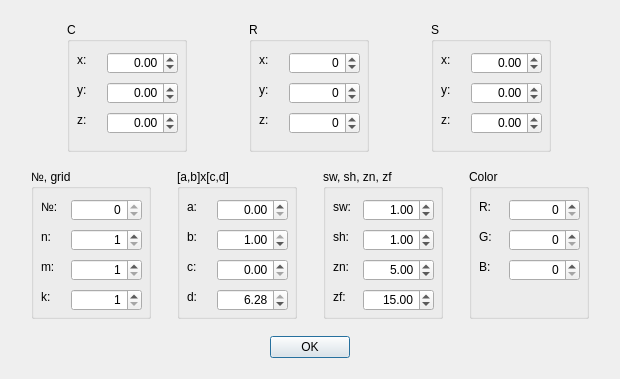
<?xml version="1.0" encoding="UTF-8"?>
<ui version="4.0">
 <class>Parameters2</class>
 <widget class="QDialog" name="Parameters2">
  <property name="geometry">
   <rect>
    <x>0</x>
    <y>0</y>
    <width>620</width>
    <height>379</height>
   </rect>
  </property>
  <property name="windowTitle">
   <string>Set parameters</string>
  </property>
  <widget class="QWidget" name="content" native="true">
   <property name="geometry">
    <rect>
     <x>0</x>
     <y>0</y>
     <width>620</width>
     <height>381</height>
    </rect>
   </property>
   <property name="sizePolicy">
    <sizepolicy hsizetype="Maximum" vsizetype="Maximum">
     <horstretch>0</horstretch>
     <verstretch>0</verstretch>
    </sizepolicy>
   </property>
   <property name="minimumSize">
    <size>
     <width>0</width>
     <height>0</height>
    </size>
   </property>
   <layout class="QVBoxLayout" name="verticalLayout">
    <property name="spacing">
     <number>5</number>
    </property>
    <property name="leftMargin">
     <number>10</number>
    </property>
    <property name="topMargin">
     <number>10</number>
    </property>
    <property name="rightMargin">
     <number>10</number>
    </property>
    <property name="bottomMargin">
     <number>10</number>
    </property>
    <item>
     <layout class="QHBoxLayout" name="horizontalLayout_2">
      <item>
       <widget class="QGroupBox" name="groupBox_6">
        <property name="sizePolicy">
         <sizepolicy hsizetype="Fixed" vsizetype="Fixed">
          <horstretch>0</horstretch>
          <verstretch>0</verstretch>
         </sizepolicy>
        </property>
        <property name="minimumSize">
         <size>
          <width>120</width>
          <height>130</height>
         </size>
        </property>
        <property name="title">
         <string>C</string>
        </property>
        <widget class="QLabel" name="label_16">
         <property name="geometry">
          <rect>
           <x>10</x>
           <y>30</y>
           <width>21</width>
           <height>16</height>
          </rect>
         </property>
         <property name="text">
          <string>x:</string>
         </property>
        </widget>
        <widget class="QLabel" name="label_20">
         <property name="geometry">
          <rect>
           <x>10</x>
           <y>60</y>
           <width>16</width>
           <height>16</height>
          </rect>
         </property>
         <property name="text">
          <string>y:</string>
         </property>
        </widget>
        <widget class="QLabel" name="label_21">
         <property name="geometry">
          <rect>
           <x>10</x>
           <y>90</y>
           <width>16</width>
           <height>16</height>
          </rect>
         </property>
         <property name="text">
          <string>z:</string>
         </property>
        </widget>
        <widget class="QDoubleSpinBox" name="i_Cz">
         <property name="geometry">
          <rect>
           <x>40</x>
           <y>90</y>
           <width>71</width>
           <height>22</height>
          </rect>
         </property>
         <property name="alignment">
          <set>Qt::AlignRight|Qt::AlignTrailing|Qt::AlignVCenter</set>
         </property>
         <property name="minimum">
          <double>-100.000000000000000</double>
         </property>
         <property name="maximum">
          <double>100.000000000000000</double>
         </property>
         <property name="singleStep">
          <double>0.010000000000000</double>
         </property>
         <property name="value">
          <double>0.000000000000000</double>
         </property>
        </widget>
        <widget class="QDoubleSpinBox" name="i_Cx">
         <property name="geometry">
          <rect>
           <x>40</x>
           <y>30</y>
           <width>71</width>
           <height>22</height>
          </rect>
         </property>
         <property name="alignment">
          <set>Qt::AlignRight|Qt::AlignTrailing|Qt::AlignVCenter</set>
         </property>
         <property name="minimum">
          <double>-100.000000000000000</double>
         </property>
         <property name="maximum">
          <double>100.000000000000000</double>
         </property>
         <property name="singleStep">
          <double>0.010000000000000</double>
         </property>
         <property name="value">
          <double>0.000000000000000</double>
         </property>
        </widget>
        <widget class="QDoubleSpinBox" name="i_Cy">
         <property name="geometry">
          <rect>
           <x>40</x>
           <y>60</y>
           <width>71</width>
           <height>22</height>
          </rect>
         </property>
         <property name="alignment">
          <set>Qt::AlignRight|Qt::AlignTrailing|Qt::AlignVCenter</set>
         </property>
         <property name="minimum">
          <double>-100.000000000000000</double>
         </property>
         <property name="maximum">
          <double>100.000000000000000</double>
         </property>
         <property name="singleStep">
          <double>0.010000000000000</double>
         </property>
         <property name="value">
          <double>0.000000000000000</double>
         </property>
        </widget>
       </widget>
      </item>
      <item>
       <widget class="QGroupBox" name="groupBox_5">
        <property name="sizePolicy">
         <sizepolicy hsizetype="Fixed" vsizetype="Fixed">
          <horstretch>0</horstretch>
          <verstretch>0</verstretch>
         </sizepolicy>
        </property>
        <property name="minimumSize">
         <size>
          <width>120</width>
          <height>130</height>
         </size>
        </property>
        <property name="title">
         <string>R</string>
        </property>
        <widget class="QLabel" name="label_13">
         <property name="geometry">
          <rect>
           <x>10</x>
           <y>30</y>
           <width>21</width>
           <height>16</height>
          </rect>
         </property>
         <property name="text">
          <string>x:</string>
         </property>
        </widget>
        <widget class="QLabel" name="label_14">
         <property name="geometry">
          <rect>
           <x>10</x>
           <y>60</y>
           <width>16</width>
           <height>16</height>
          </rect>
         </property>
         <property name="text">
          <string>y:</string>
         </property>
        </widget>
        <widget class="QLabel" name="label_15">
         <property name="geometry">
          <rect>
           <x>10</x>
           <y>90</y>
           <width>16</width>
           <height>16</height>
          </rect>
         </property>
         <property name="text">
          <string>z:</string>
         </property>
        </widget>
        <widget class="QSpinBox" name="i_Rx">
         <property name="geometry">
          <rect>
           <x>40</x>
           <y>30</y>
           <width>71</width>
           <height>22</height>
          </rect>
         </property>
         <property name="alignment">
          <set>Qt::AlignRight|Qt::AlignTrailing|Qt::AlignVCenter</set>
         </property>
         <property name="minimum">
          <number>-180</number>
         </property>
         <property name="maximum">
          <number>180</number>
         </property>
        </widget>
        <widget class="QSpinBox" name="i_Ry">
         <property name="geometry">
          <rect>
           <x>40</x>
           <y>60</y>
           <width>71</width>
           <height>22</height>
          </rect>
         </property>
         <property name="alignment">
          <set>Qt::AlignRight|Qt::AlignTrailing|Qt::AlignVCenter</set>
         </property>
         <property name="minimum">
          <number>-180</number>
         </property>
         <property name="maximum">
          <number>180</number>
         </property>
         <property name="value">
          <number>0</number>
         </property>
        </widget>
        <widget class="QSpinBox" name="i_Rz">
         <property name="geometry">
          <rect>
           <x>40</x>
           <y>90</y>
           <width>71</width>
           <height>22</height>
          </rect>
         </property>
         <property name="alignment">
          <set>Qt::AlignRight|Qt::AlignTrailing|Qt::AlignVCenter</set>
         </property>
         <property name="minimum">
          <number>-180</number>
         </property>
         <property name="maximum">
          <number>180</number>
         </property>
         <property name="value">
          <number>0</number>
         </property>
        </widget>
       </widget>
      </item>
      <item>
       <widget class="QGroupBox" name="groupBox_7">
        <property name="sizePolicy">
         <sizepolicy hsizetype="Fixed" vsizetype="Fixed">
          <horstretch>0</horstretch>
          <verstretch>0</verstretch>
         </sizepolicy>
        </property>
        <property name="minimumSize">
         <size>
          <width>120</width>
          <height>130</height>
         </size>
        </property>
        <property name="title">
         <string>S</string>
        </property>
        <widget class="QLabel" name="label_22">
         <property name="geometry">
          <rect>
           <x>10</x>
           <y>30</y>
           <width>21</width>
           <height>16</height>
          </rect>
         </property>
         <property name="text">
          <string>x:</string>
         </property>
        </widget>
        <widget class="QLabel" name="label_23">
         <property name="geometry">
          <rect>
           <x>10</x>
           <y>60</y>
           <width>16</width>
           <height>16</height>
          </rect>
         </property>
         <property name="text">
          <string>y:</string>
         </property>
        </widget>
        <widget class="QLabel" name="label_24">
         <property name="geometry">
          <rect>
           <x>10</x>
           <y>90</y>
           <width>16</width>
           <height>16</height>
          </rect>
         </property>
         <property name="text">
          <string>z:</string>
         </property>
        </widget>
        <widget class="QDoubleSpinBox" name="i_Sz">
         <property name="geometry">
          <rect>
           <x>40</x>
           <y>90</y>
           <width>71</width>
           <height>22</height>
          </rect>
         </property>
         <property name="alignment">
          <set>Qt::AlignRight|Qt::AlignTrailing|Qt::AlignVCenter</set>
         </property>
         <property name="minimum">
          <double>-100.000000000000000</double>
         </property>
         <property name="maximum">
          <double>100.000000000000000</double>
         </property>
         <property name="singleStep">
          <double>0.010000000000000</double>
         </property>
         <property name="value">
          <double>0.000000000000000</double>
         </property>
        </widget>
        <widget class="QDoubleSpinBox" name="i_Sx">
         <property name="geometry">
          <rect>
           <x>40</x>
           <y>30</y>
           <width>71</width>
           <height>22</height>
          </rect>
         </property>
         <property name="alignment">
          <set>Qt::AlignRight|Qt::AlignTrailing|Qt::AlignVCenter</set>
         </property>
         <property name="minimum">
          <double>-100.000000000000000</double>
         </property>
         <property name="maximum">
          <double>100.000000000000000</double>
         </property>
         <property name="singleStep">
          <double>0.010000000000000</double>
         </property>
         <property name="value">
          <double>0.000000000000000</double>
         </property>
        </widget>
        <widget class="QDoubleSpinBox" name="i_Sy">
         <property name="geometry">
          <rect>
           <x>40</x>
           <y>60</y>
           <width>71</width>
           <height>22</height>
          </rect>
         </property>
         <property name="alignment">
          <set>Qt::AlignRight|Qt::AlignTrailing|Qt::AlignVCenter</set>
         </property>
         <property name="minimum">
          <double>-100.000000000000000</double>
         </property>
         <property name="maximum">
          <double>100.000000000000000</double>
         </property>
         <property name="singleStep">
          <double>0.010000000000000</double>
         </property>
         <property name="value">
          <double>0.000000000000000</double>
         </property>
        </widget>
       </widget>
      </item>
     </layout>
    </item>
    <item>
     <layout class="QHBoxLayout" name="horizontalLayout">
      <property name="sizeConstraint">
       <enum>QLayout::SetMinimumSize</enum>
      </property>
      <item>
       <widget class="QGroupBox" name="groupBox_2">
        <property name="sizePolicy">
         <sizepolicy hsizetype="Fixed" vsizetype="Fixed">
          <horstretch>0</horstretch>
          <verstretch>0</verstretch>
         </sizepolicy>
        </property>
        <property name="minimumSize">
         <size>
          <width>120</width>
          <height>150</height>
         </size>
        </property>
        <property name="title">
         <string>№, grid</string>
        </property>
        <widget class="QLabel" name="label_9">
         <property name="geometry">
          <rect>
           <x>10</x>
           <y>30</y>
           <width>21</width>
           <height>16</height>
          </rect>
         </property>
         <property name="text">
          <string>№:</string>
         </property>
        </widget>
        <widget class="QLabel" name="label_10">
         <property name="geometry">
          <rect>
           <x>10</x>
           <y>60</y>
           <width>16</width>
           <height>16</height>
          </rect>
         </property>
         <property name="text">
          <string>n:</string>
         </property>
        </widget>
        <widget class="QLabel" name="label_11">
         <property name="geometry">
          <rect>
           <x>10</x>
           <y>90</y>
           <width>16</width>
           <height>16</height>
          </rect>
         </property>
         <property name="text">
          <string>m:</string>
         </property>
        </widget>
        <widget class="QLabel" name="label_12">
         <property name="geometry">
          <rect>
           <x>10</x>
           <y>120</y>
           <width>16</width>
           <height>16</height>
          </rect>
         </property>
         <property name="text">
          <string>k:</string>
         </property>
        </widget>
        <widget class="QSpinBox" name="i_number">
         <property name="geometry">
          <rect>
           <x>40</x>
           <y>30</y>
           <width>71</width>
           <height>22</height>
          </rect>
         </property>
         <property name="alignment">
          <set>Qt::AlignRight|Qt::AlignTrailing|Qt::AlignVCenter</set>
         </property>
         <property name="maximum">
          <number>0</number>
         </property>
        </widget>
        <widget class="QSpinBox" name="i_n">
         <property name="geometry">
          <rect>
           <x>40</x>
           <y>60</y>
           <width>71</width>
           <height>22</height>
          </rect>
         </property>
         <property name="alignment">
          <set>Qt::AlignRight|Qt::AlignTrailing|Qt::AlignVCenter</set>
         </property>
         <property name="minimum">
          <number>1</number>
         </property>
         <property name="maximum">
          <number>100</number>
         </property>
        </widget>
        <widget class="QSpinBox" name="i_m">
         <property name="geometry">
          <rect>
           <x>40</x>
           <y>90</y>
           <width>71</width>
           <height>22</height>
          </rect>
         </property>
         <property name="alignment">
          <set>Qt::AlignRight|Qt::AlignTrailing|Qt::AlignVCenter</set>
         </property>
         <property name="minimum">
          <number>1</number>
         </property>
         <property name="maximum">
          <number>100</number>
         </property>
        </widget>
        <widget class="QSpinBox" name="i_k">
         <property name="geometry">
          <rect>
           <x>40</x>
           <y>120</y>
           <width>71</width>
           <height>22</height>
          </rect>
         </property>
         <property name="alignment">
          <set>Qt::AlignRight|Qt::AlignTrailing|Qt::AlignVCenter</set>
         </property>
         <property name="minimum">
          <number>1</number>
         </property>
         <property name="maximum">
          <number>100</number>
         </property>
        </widget>
       </widget>
      </item>
      <item>
       <widget class="QGroupBox" name="groupBox">
        <property name="sizePolicy">
         <sizepolicy hsizetype="Fixed" vsizetype="Fixed">
          <horstretch>0</horstretch>
          <verstretch>0</verstretch>
         </sizepolicy>
        </property>
        <property name="minimumSize">
         <size>
          <width>120</width>
          <height>150</height>
         </size>
        </property>
        <property name="title">
         <string>[a,b]x[c,d]</string>
        </property>
        <widget class="QLabel" name="label">
         <property name="geometry">
          <rect>
           <x>10</x>
           <y>30</y>
           <width>21</width>
           <height>16</height>
          </rect>
         </property>
         <property name="text">
          <string>a:</string>
         </property>
        </widget>
        <widget class="QLabel" name="label_2">
         <property name="geometry">
          <rect>
           <x>10</x>
           <y>60</y>
           <width>16</width>
           <height>16</height>
          </rect>
         </property>
         <property name="text">
          <string>b:</string>
         </property>
        </widget>
        <widget class="QLabel" name="label_3">
         <property name="geometry">
          <rect>
           <x>10</x>
           <y>90</y>
           <width>16</width>
           <height>16</height>
          </rect>
         </property>
         <property name="text">
          <string>c:</string>
         </property>
        </widget>
        <widget class="QLabel" name="label_4">
         <property name="geometry">
          <rect>
           <x>10</x>
           <y>120</y>
           <width>16</width>
           <height>16</height>
          </rect>
         </property>
         <property name="text">
          <string>d:</string>
         </property>
        </widget>
        <widget class="QDoubleSpinBox" name="i_c">
         <property name="geometry">
          <rect>
           <x>40</x>
           <y>90</y>
           <width>71</width>
           <height>22</height>
          </rect>
         </property>
         <property name="alignment">
          <set>Qt::AlignRight|Qt::AlignTrailing|Qt::AlignVCenter</set>
         </property>
         <property name="maximum">
          <double>6.270000000000000</double>
         </property>
         <property name="singleStep">
          <double>0.010000000000000</double>
         </property>
        </widget>
        <widget class="QDoubleSpinBox" name="i_d">
         <property name="geometry">
          <rect>
           <x>40</x>
           <y>120</y>
           <width>71</width>
           <height>22</height>
          </rect>
         </property>
         <property name="alignment">
          <set>Qt::AlignRight|Qt::AlignTrailing|Qt::AlignVCenter</set>
         </property>
         <property name="minimum">
          <double>0.010000000000000</double>
         </property>
         <property name="maximum">
          <double>6.280000000000000</double>
         </property>
         <property name="singleStep">
          <double>0.010000000000000</double>
         </property>
         <property name="value">
          <double>6.280000000000000</double>
         </property>
        </widget>
        <widget class="QDoubleSpinBox" name="i_a">
         <property name="geometry">
          <rect>
           <x>40</x>
           <y>30</y>
           <width>71</width>
           <height>22</height>
          </rect>
         </property>
         <property name="alignment">
          <set>Qt::AlignRight|Qt::AlignTrailing|Qt::AlignVCenter</set>
         </property>
         <property name="maximum">
          <double>0.990000000000000</double>
         </property>
         <property name="singleStep">
          <double>0.010000000000000</double>
         </property>
        </widget>
        <widget class="QDoubleSpinBox" name="i_b">
         <property name="geometry">
          <rect>
           <x>40</x>
           <y>60</y>
           <width>71</width>
           <height>22</height>
          </rect>
         </property>
         <property name="alignment">
          <set>Qt::AlignRight|Qt::AlignTrailing|Qt::AlignVCenter</set>
         </property>
         <property name="minimum">
          <double>0.010000000000000</double>
         </property>
         <property name="maximum">
          <double>1.000000000000000</double>
         </property>
         <property name="singleStep">
          <double>0.010000000000000</double>
         </property>
         <property name="value">
          <double>1.000000000000000</double>
         </property>
        </widget>
       </widget>
      </item>
      <item>
       <widget class="QGroupBox" name="groupBox_4">
        <property name="sizePolicy">
         <sizepolicy hsizetype="Fixed" vsizetype="Fixed">
          <horstretch>0</horstretch>
          <verstretch>0</verstretch>
         </sizepolicy>
        </property>
        <property name="minimumSize">
         <size>
          <width>120</width>
          <height>150</height>
         </size>
        </property>
        <property name="title">
         <string>sw, sh, zn, zf</string>
        </property>
        <widget class="QLabel" name="label_5">
         <property name="geometry">
          <rect>
           <x>10</x>
           <y>30</y>
           <width>21</width>
           <height>16</height>
          </rect>
         </property>
         <property name="text">
          <string>sw:</string>
         </property>
        </widget>
        <widget class="QLabel" name="label_6">
         <property name="geometry">
          <rect>
           <x>10</x>
           <y>60</y>
           <width>16</width>
           <height>16</height>
          </rect>
         </property>
         <property name="text">
          <string>sh:</string>
         </property>
        </widget>
        <widget class="QLabel" name="label_7">
         <property name="geometry">
          <rect>
           <x>10</x>
           <y>90</y>
           <width>16</width>
           <height>16</height>
          </rect>
         </property>
         <property name="text">
          <string>zn:</string>
         </property>
        </widget>
        <widget class="QLabel" name="label_8">
         <property name="geometry">
          <rect>
           <x>10</x>
           <y>120</y>
           <width>16</width>
           <height>16</height>
          </rect>
         </property>
         <property name="text">
          <string>zf:</string>
         </property>
        </widget>
        <widget class="QDoubleSpinBox" name="i_zn">
         <property name="geometry">
          <rect>
           <x>40</x>
           <y>90</y>
           <width>71</width>
           <height>22</height>
          </rect>
         </property>
         <property name="alignment">
          <set>Qt::AlignRight|Qt::AlignTrailing|Qt::AlignVCenter</set>
         </property>
         <property name="maximum">
          <double>100.000000000000000</double>
         </property>
         <property name="singleStep">
          <double>0.010000000000000</double>
         </property>
         <property name="value">
          <double>5.000000000000000</double>
         </property>
        </widget>
        <widget class="QDoubleSpinBox" name="i_zf">
         <property name="geometry">
          <rect>
           <x>40</x>
           <y>120</y>
           <width>71</width>
           <height>22</height>
          </rect>
         </property>
         <property name="alignment">
          <set>Qt::AlignRight|Qt::AlignTrailing|Qt::AlignVCenter</set>
         </property>
         <property name="minimum">
          <double>0.010000000000000</double>
         </property>
         <property name="maximum">
          <double>100.000000000000000</double>
         </property>
         <property name="singleStep">
          <double>0.010000000000000</double>
         </property>
         <property name="value">
          <double>15.000000000000000</double>
         </property>
        </widget>
        <widget class="QDoubleSpinBox" name="i_sw">
         <property name="geometry">
          <rect>
           <x>40</x>
           <y>30</y>
           <width>71</width>
           <height>22</height>
          </rect>
         </property>
         <property name="alignment">
          <set>Qt::AlignRight|Qt::AlignTrailing|Qt::AlignVCenter</set>
         </property>
         <property name="minimum">
          <double>0.010000000000000</double>
         </property>
         <property name="maximum">
          <double>100.000000000000000</double>
         </property>
         <property name="singleStep">
          <double>0.010000000000000</double>
         </property>
         <property name="value">
          <double>1.000000000000000</double>
         </property>
        </widget>
        <widget class="QDoubleSpinBox" name="i_sh">
         <property name="geometry">
          <rect>
           <x>40</x>
           <y>60</y>
           <width>71</width>
           <height>22</height>
          </rect>
         </property>
         <property name="alignment">
          <set>Qt::AlignRight|Qt::AlignTrailing|Qt::AlignVCenter</set>
         </property>
         <property name="minimum">
          <double>0.010000000000000</double>
         </property>
         <property name="maximum">
          <double>100.000000000000000</double>
         </property>
         <property name="singleStep">
          <double>0.010000000000000</double>
         </property>
         <property name="value">
          <double>1.000000000000000</double>
         </property>
        </widget>
       </widget>
      </item>
      <item>
       <widget class="QGroupBox" name="groupBox_3">
        <property name="sizePolicy">
         <sizepolicy hsizetype="Fixed" vsizetype="Fixed">
          <horstretch>0</horstretch>
          <verstretch>0</verstretch>
         </sizepolicy>
        </property>
        <property name="minimumSize">
         <size>
          <width>120</width>
          <height>150</height>
         </size>
        </property>
        <property name="title">
         <string>Color</string>
        </property>
        <widget class="QLabel" name="label_17">
         <property name="geometry">
          <rect>
           <x>10</x>
           <y>30</y>
           <width>21</width>
           <height>16</height>
          </rect>
         </property>
         <property name="text">
          <string>R:</string>
         </property>
        </widget>
        <widget class="QLabel" name="label_18">
         <property name="geometry">
          <rect>
           <x>10</x>
           <y>60</y>
           <width>16</width>
           <height>16</height>
          </rect>
         </property>
         <property name="text">
          <string>G:</string>
         </property>
        </widget>
        <widget class="QLabel" name="label_19">
         <property name="geometry">
          <rect>
           <x>10</x>
           <y>90</y>
           <width>16</width>
           <height>16</height>
          </rect>
         </property>
         <property name="text">
          <string>B:</string>
         </property>
        </widget>
        <widget class="QSpinBox" name="i_R">
         <property name="geometry">
          <rect>
           <x>40</x>
           <y>30</y>
           <width>71</width>
           <height>22</height>
          </rect>
         </property>
         <property name="alignment">
          <set>Qt::AlignRight|Qt::AlignTrailing|Qt::AlignVCenter</set>
         </property>
         <property name="maximum">
          <number>255</number>
         </property>
        </widget>
        <widget class="QSpinBox" name="i_G">
         <property name="geometry">
          <rect>
           <x>40</x>
           <y>60</y>
           <width>71</width>
           <height>22</height>
          </rect>
         </property>
         <property name="alignment">
          <set>Qt::AlignRight|Qt::AlignTrailing|Qt::AlignVCenter</set>
         </property>
         <property name="minimum">
          <number>0</number>
         </property>
         <property name="maximum">
          <number>255</number>
         </property>
         <property name="value">
          <number>0</number>
         </property>
        </widget>
        <widget class="QSpinBox" name="i_B">
         <property name="geometry">
          <rect>
           <x>40</x>
           <y>90</y>
           <width>71</width>
           <height>22</height>
          </rect>
         </property>
         <property name="alignment">
          <set>Qt::AlignRight|Qt::AlignTrailing|Qt::AlignVCenter</set>
         </property>
         <property name="minimum">
          <number>0</number>
         </property>
         <property name="maximum">
          <number>255</number>
         </property>
         <property name="value">
          <number>0</number>
         </property>
        </widget>
       </widget>
      </item>
     </layout>
    </item>
    <item>
     <widget class="QDialogButtonBox" name="buttonBox">
      <property name="standardButtons">
       <set>QDialogButtonBox::Ok</set>
      </property>
      <property name="centerButtons">
       <bool>true</bool>
      </property>
     </widget>
    </item>
   </layout>
  </widget>
 </widget>
 <resources/>
 <connections/>
</ui>
